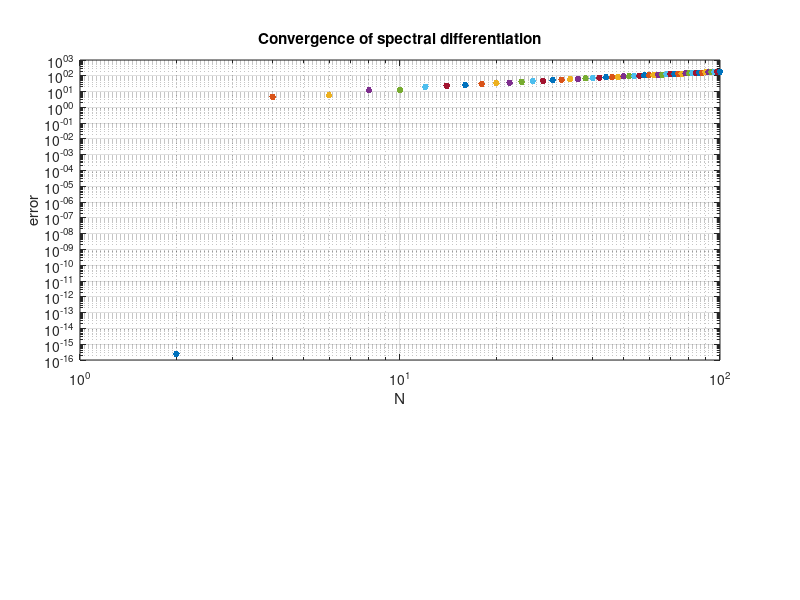

Reproduce this figure in MATLAB.
clear
close all
clc
% p2.m - convergence of periodic spectral method (compare p1.m)

% For various N (even), set up grid as before:
  clf, subplot('position',[.1 .4 .8 .5])
  for N = 2:2:100;
    h = 2*pi/N;
    x = -pi + (1:N)'*h;
    u = exp(sin(x).*abs(sin(x))); uprime = (sin(x).*sin(2.*x)/(abs(sin(x)))).*u;

    % Construct spectral differentiation matrix:
    column = [0 .5*(-1).^(1:N-1).*cot((1:N-1)*h/2)];
    D = toeplitz(column,column([1 N:-1:2]));

    % Plot max(abs(D*u-uprime)):
    error = norm(D*u-uprime,inf);
    loglog(N,error,'.','markersize',15), hold on
  end
  grid on, xlabel N, ylabel error
  title('Convergence of spectral differentiation')
